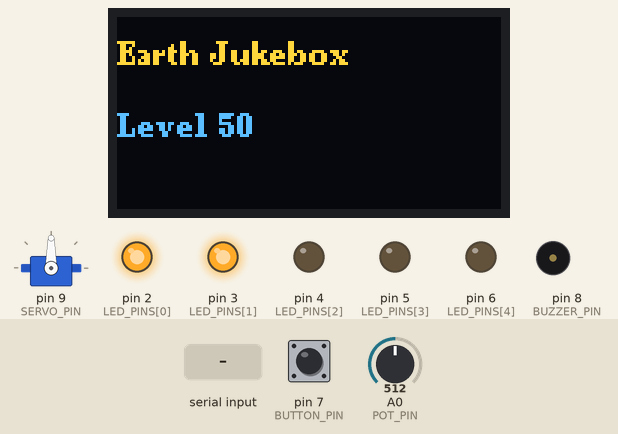
This sketch was run on a simulated Arduino Uno, built with avr-gcc and run on an emulated ATmega328P. On the bench: servo, 128×64 one-colour display, output pins drawn as LEDs (lit = HIGH), buzzer (waves = sounding). The inputs (shaded band) are chosen by the test bench; at power-on: A0 (POT_PIN) = 512, pin 7 (BUTTON_PIN) HIGH. The OLED is the two-colour kind (top 16 rows yellow); what the sketch prints to the serial monitor is not drawn.

Above: at 1.2 s.
1.3 s: "T1,\n" received over Serial
At 2.4 s:
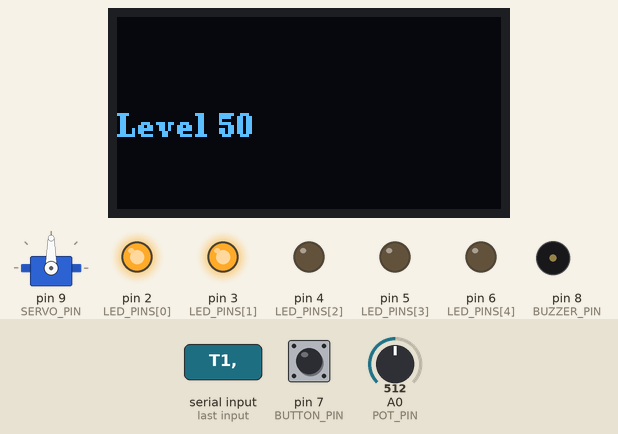
2.8 s: "T2,\n" received over Serial
At 3.2 s:
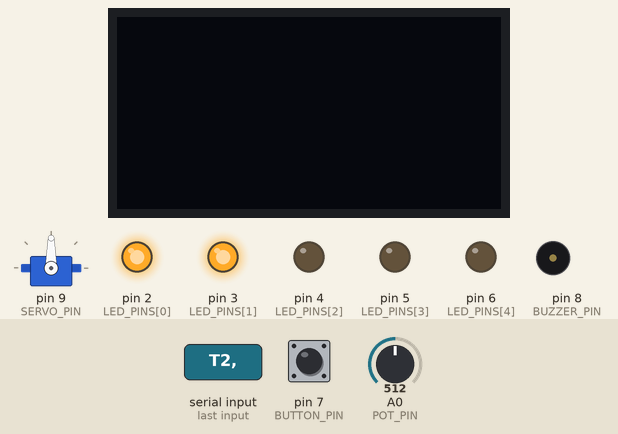
4.3 s: A0 (POT_PIN) set to 527
At 4.9 s:
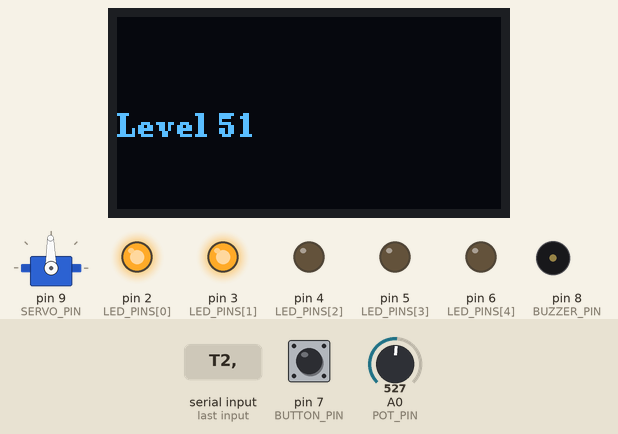
5.8 s: A0 (POT_PIN) set to 716
At 6.2 s:
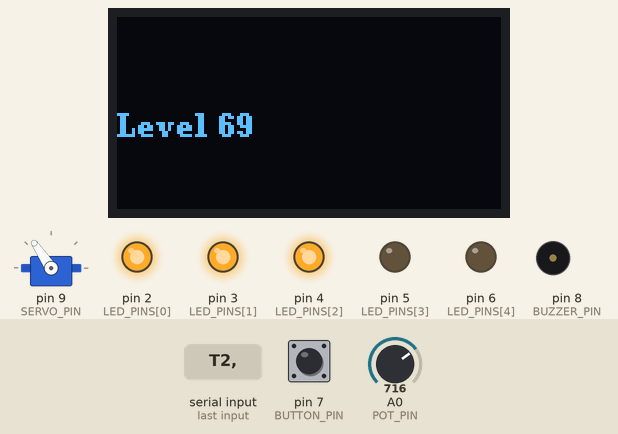
7.3 s: A0 (POT_PIN) set to 900
At 8.0 s:
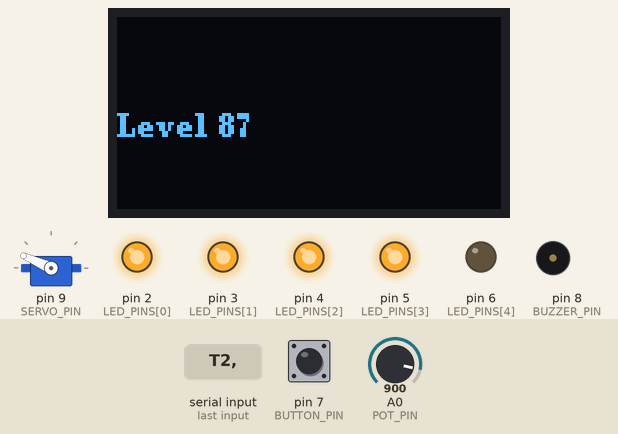
8.8 s: "LEVEL,\n" received over Serial
At 9.3 s:
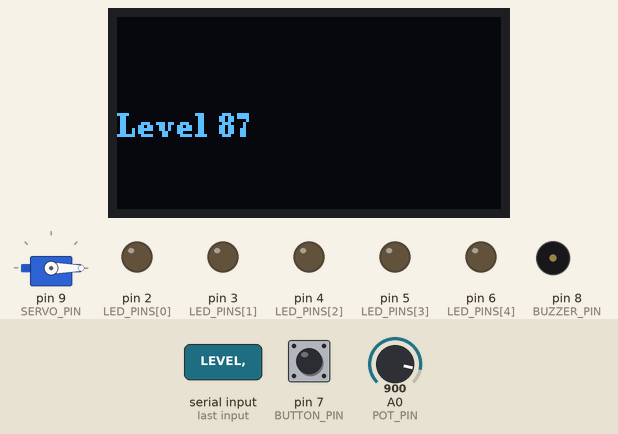
Timing chart, 0 to 11.3 s (numbered marks = the images above; inputs shaded):
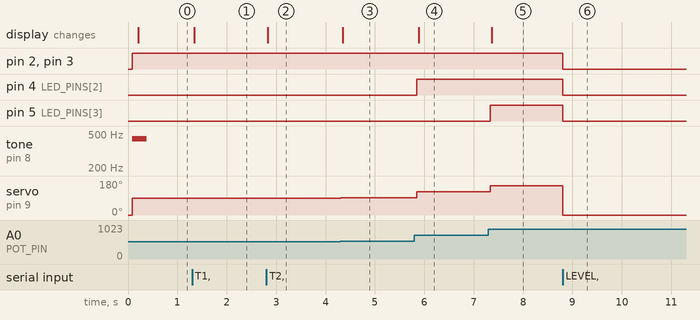

Measured:
- the behaviour switches between 515 and 516 on A0 (POT_PIN) (found by bisection; images 2 and 3)
- after the input at 1.3 s, the display: changes at once (image 1)
- after the input at 2.8 s, the display: changes at once (image 2)
- after the input at 4.3 s, servo on pin 9 (SERVO_PIN): 90° → 91° at once; the display: changes after 0.05 s (image 3)
- after the input at 5.8 s, pin 4 (LED_PINS[2]): LOW → HIGH after 0.05 s; servo on pin 9 (SERVO_PIN): 91° → 124° after 0.05 s; the display: changes after 0.08 s (image 4)
- after the input at 7.3 s, pin 5 (LED_PINS[3]): LOW → HIGH at once; servo on pin 9 (SERVO_PIN): 124° → 156° at once; the display: changes after 0.07 s (image 5)
- after the input at 8.8 s, pin 2 (LED_PINS[0]), pin 3 (LED_PINS[1]), pin 4 (LED_PINS[2]), pin 5 (LED_PINS[3]): HIGH → LOW at once; servo on pin 9 (SERVO_PIN): 156° → 0° at once

The sketch:

earth_jukebox_hw.ino
```cpp
#include <Servo.h>
#include <Wire.h>
#include <U8g2lib.h>

U8G2_SSD1306_128X64_NONAME_F_HW_I2C u8g2(U8G2_R0, U8X8_PIN_NONE);
// U8G2_SH1106_128X64_NONAME_F_HW_I2C u8g2(U8G2_R0, U8X8_PIN_NONE);

Servo needle;

// true  = turning the knob moves the servo and LEDs and shows the level on
//         the screen by itself (standalone hardware test)
// false = only commands from the laptop (Python) drive the outputs
const bool KNOB_DRIVES_OUTPUTS = true;

const int POT_PIN = A0;
const int SERVO_PIN = 9;
const int BUZZER_PIN = 8;
const int BUTTON_PIN = 7;
const int LED_PINS[5] = {2, 3, 4, 5, 6};

char line1[17] = "Earth Jukebox";
char line2[17] = "Ready";
bool screenDirty = true;
unsigned long lastDraw = 0;

char buf[40];
byte bufLen = 0;

int lastPot = -1;
bool lastButton = HIGH;
unsigned long lastSend = 0;

void setLevel(int level) {
  level = constrain(level, 0, 100);
  needle.write(map(level, 0, 100, 0, 180));
  int lit = map(level, 0, 100, 0, 5);
  for (int i = 0; i < 5; i++) digitalWrite(LED_PINS[i], i < lit ? HIGH : LOW);
}

void drawScreen() {
  u8g2.clearBuffer();
  u8g2.setFont(u8g2_font_ncenB08_tr);
  u8g2.drawStr(0, 16, line1);
  u8g2.drawStr(0, 40, line2);
  u8g2.sendBuffer();
}

void handleLine(char *s) {
  if (strncmp(s, "LEVEL,", 6) == 0) {
    setLevel(atoi(s + 6));
  } else if (strncmp(s, "LEDS,", 5) == 0) {
    int mask = atoi(s + 5);
    for (int i = 0; i < 5; i++) digitalWrite(LED_PINS[i], ((mask >> i) & 1) ? HIGH : LOW);
  } else if (strncmp(s, "FREQ,", 5) == 0) {
    int f = atoi(s + 5);
    if (f > 0) tone(BUZZER_PIN, f); else noTone(BUZZER_PIN);
  } else if (strncmp(s, "T1,", 3) == 0) {
    strncpy(line1, s + 3, 16); line1[16] = 0; screenDirty = true;
  } else if (strncmp(s, "T2,", 3) == 0) {
    strncpy(line2, s + 3, 16); line2[16] = 0; screenDirty = true;
  }
}

void setup() {
  Serial.begin(9600);
  needle.attach(SERVO_PIN);
  pinMode(BUTTON_PIN, INPUT_PULLUP);
  for (int i = 0; i < 5; i++) pinMode(LED_PINS[i], OUTPUT);
  u8g2.begin();
  u8g2.setBusClock(400000);
  setLevel(0);
  drawScreen();
  tone(BUZZER_PIN, 440, 300);   // short startup beep: confirms the buzzer wiring
}

void loop() {
  // 1. Read commands arriving from the laptop, one line at a time
  while (Serial.available()) {
    char c = Serial.read();
    if (c == '\n') {
      buf[bufLen] = 0;
      handleLine(buf);
      bufLen = 0;
    } else if (c != '\r' && bufLen < sizeof(buf) - 1) {
      buf[bufLen++] = c;
    }
  }

  // 2. Redraw the screen only when the text changed
  if (screenDirty && millis() - lastDraw > 150) {
    drawScreen();
    screenDirty = false;
    lastDraw = millis();
  }

  // 3. Report the knob position to the laptop (and optionally drive outputs)
  if (millis() - lastSend > 50) {
    lastSend = millis();
    int pot = analogRead(POT_PIN);
    if (abs(pot - lastPot) > 3) {
      Serial.print("POT,");
      Serial.println(pot);
      lastPot = pot;
      if (KNOB_DRIVES_OUTPUTS) {
        int lv = map(pot, 0, 1023, 0, 100);
        setLevel(lv);
        snprintf(line2, sizeof(line2), "Level %d", lv);
        screenDirty = true;
      }
    }
  }

  // 4. Report button presses
  bool b = digitalRead(BUTTON_PIN);
  if (lastButton == HIGH && b == LOW) {
    Serial.println("BTN");
    delay(30);
  }
  lastButton = b;
}
```
